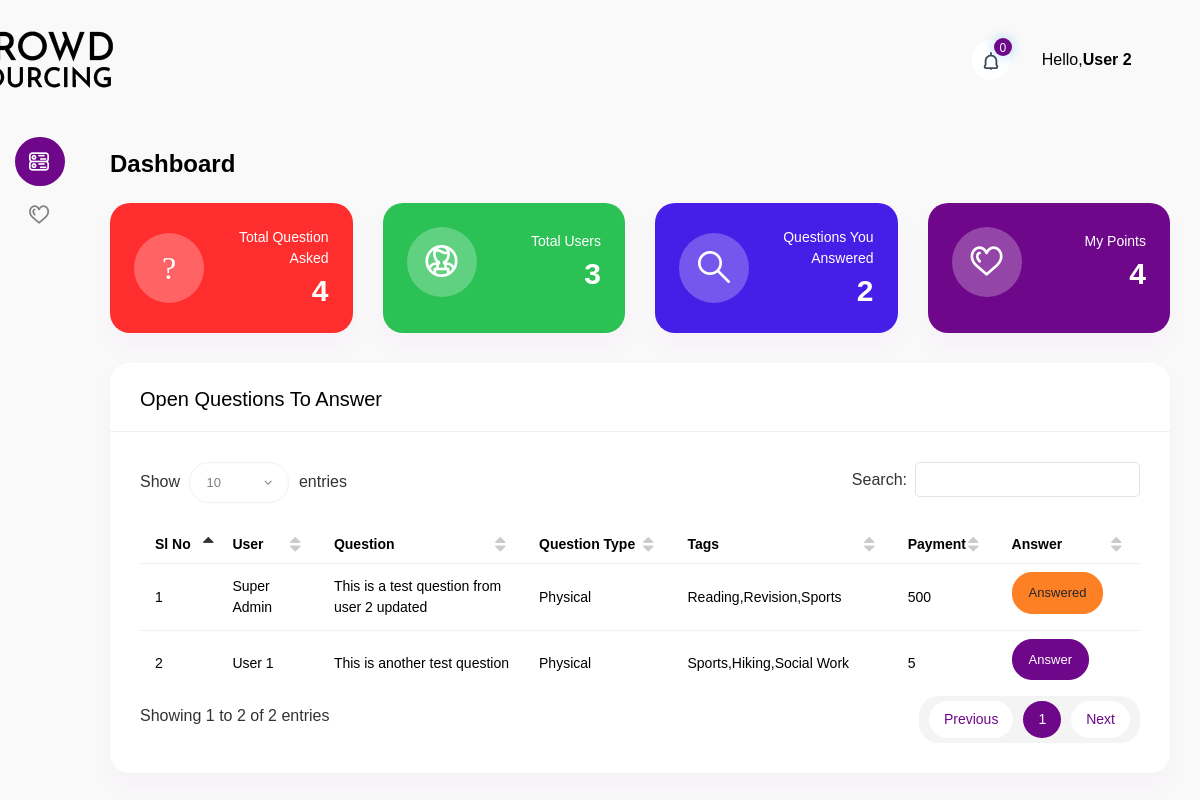
Before: /Dashboard (signed in) with the older database file.
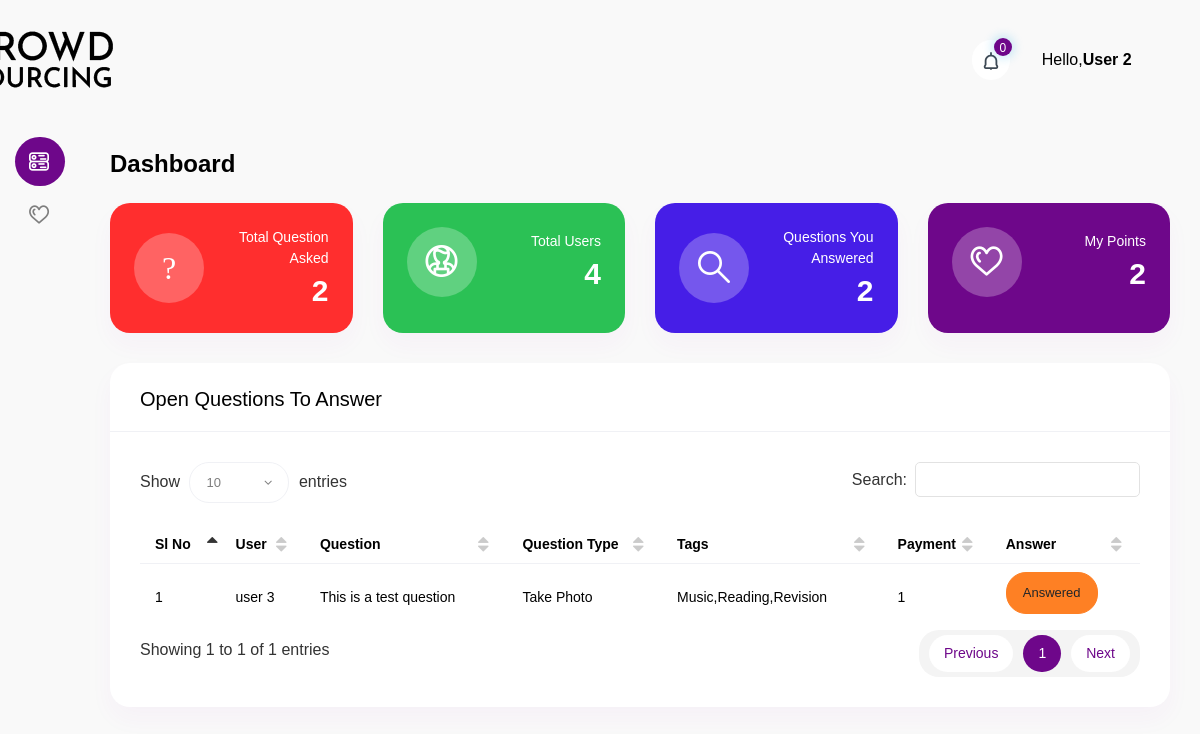
After: the same page with the newer database file.
### tables this page shows
CREATE TABLE `question` (
  `question_id` int(11) NOT NULL,
  `user_id` int(11) NOT NULL,
  `question` text NOT NULL,
  `type` varchar(255) NOT NULL,
  `tags` varchar(255) NOT NULL,
  `method` varchar(255) NOT NULL,
  `payment` int(10) NOT NULL,
  `waiting_time` varchar(255) NOT NULL,
  `inserted_at` datetime NOT NULL,
  `updated_at` datetime NOT NULL
);

CREATE TABLE `user` (
  `user_id` int(11) NOT NULL,
  `user_name` varchar(255) NOT NULL,
  `user_email` varchar(255) NOT NULL,
  `password` varchar(1000) NOT NULL,
  `college` varchar(255) NOT NULL,
  `major` varchar(255) NOT NULL,
  `hall` varchar(255) NOT NULL,
  `society` varchar(255) NOT NULL,
  `gender` varchar(255) NOT NULL,
  `age` int(10) NOT NULL,
  `indoor` varchar(255) NOT NULL,
  `outdoor` varchar(255) NOT NULL,
  `request_type` varchar(255) NOT NULL,
  `user_type` int(10) NOT NULL DEFAULT 1,
  `status` int(10) NOT NULL DEFAULT 1,
  `updated_at` datetime NOT NULL
);

CREATE TABLE `question_type` (
  `id` int(11) NOT NULL,
  `question_type` varchar(255) NOT NULL
);

### include/header.php (called while the page is built, shortened)
<?php
$user = $db_handle->runQuery("select * from user where user_id = '$userid'");
$user_type = $user[0]['user_type'];
?>
                    <?php if($user_type == '1'){
                        ?>
                                <?php
                                $notification = $db_handle->runQuery("select count(notification_id) as no from notification where user_id = '$userid' and status = '0'");
                                ?>
                                        <?php
                                        $fetch_notification = $db_handle->runQuery("select * from question,notification where notification.user_id = '$userid' and question.question_id = notification.question_id");
                                            ?>
                        <?php
                    }?>
                                <?php
                                $user = $db_handle->runQuery("select * from user where user_id = '$userid'");
                                ?>

### include/dbController.php (called while the page is built, shortened)
<?php
class DBController {
    private $host = "localhost";
    private $user = "root";
    private $password = "";
    private $database = "crowd_sourcing";
    private $conn;
    function __construct() {
        $this->conn = $this->connectDB();
    }
    function connectDB() {
        $conn = mysqli_connect($this->host,$this->user,$this->password,$this->database);
        return $conn;
    }
    function runQuery($query) {
        $result = mysqli_query($this->conn,$query);
        while($row=mysqli_fetch_assoc($result)) {
            $resultset[] = $row;
        }
        if(!empty($resultset))
            return $resultset;
    }
    function numRows($query) {
        $result  = mysqli_query($this->conn,$query);
        $rowcount = mysqli_num_rows($result);
        return $rowcount;
    }
}

### dashboard.php (the view, shortened to what the changed rows need)
<?php
require_once("include/dbController.php");
$db_handle = new DBController();
$userid = $_SESSION['userid'];
?>
<!DOCTYPE html>
<html lang="en">
<head>
    <?php include('include/css.php'); ?>
</head>
<body>
<div id="main-wrapper">
    <?php include('include/header.php'); ?>
    <div class="content-body">
        <div class="container-fluid">
            <div class="form-head mb-4">
                <h2 class="text-black font-w600 mb-0">Dashboard</h2>
            </div>
            <div class="row">
                <div class="col-xl-12">
                    <div class="row">
                        <div class="col-xl-3 col-lg-6 col-sm-6">
                            <div class="widget-stat card bg-danger">
                                <div class="card-body  p-4">
                                    <div class="media">
                                        <div class="media-body text-white text-right">
                                            <p class="mb-1">Total Question Asked</p>
                                            <?php
                                            $total_question = $db_handle->runQuery("select count('question_id') as number from question");
                                            ?>
                                            <h3 class="text-white"><?php echo $total_question[0]['number']; ?></h3>
                                        </div>
                                    </div>
                                </div>
                            </div>
                        </div>
                        <div class="col-xl-3 col-lg-6 col-sm-6">
                            <div class="widget-stat card bg-success">
                                <div class="card-body p-4">
                                    <div class="media">
                                        <div class="media-body text-white text-right">
                                            <p class="mb-1">Total Users</p>
                                            <?php
                                            $total_user = $db_handle->runQuery("select count('user_id') as number from user");
                                            ?>
                                            <h3 class="text-white"><?php echo $total_user[0]['number']; ?></h3>
                                        </div>
                                    </div>
                                </div>
                            </div>
                        </div>
                        <?php if($user_type == 1){
                            ?>
                            <div class="col-xl-3 col-lg-6 col-sm-6">
                                <div class="widget-stat card bg-info">
                                    <div class="card-body p-4">
                                        <div class="media">
									<span class="mr-3">
										<i class="flaticon-381-search-2"></i>
									</span>
                                            <div class="media-body text-white text-right">
                                                <p class="mb-1">Questions You Answered</p>
                                                <?php
                                                $answer = $db_handle->runQuery("SELECT COUNT(answer_id) as answer from answer WHERE user_id = '$userid'");
                                                ?>
                                                <h3 class="text-white"><?php echo $answer[0]['answer'];?></h3>
                                            </div>
                                        </div>
                                    </div>
                                </div>
                            </div>
                            <div class="col-xl-3 col-lg-6 col-sm-6">
                                <div class="widget-stat card bg-primary">
                                    <div class="card-body p-4">
                                        <div class="media">
									<span class="mr-3">
										<i class="flaticon-381-heart"></i>
									</span>
                                            <div class="media-body text-white text-right">
                                                <p class="mb-1">My Points</p>
                                                <?php
                                                $points = $db_handle->runQuery("SELECT SUM(points) as point FROM `answer` where user_id = '$userid'");
                                                ?>
                                                <h3 class="text-white"><?php echo $points[0]['point'];?></h3>
                                            </div>
                                        </div>
                                    </div>
                                </div>
                            </div>
                            <?php
                        } ?>
                    </div>
                </div>
                <div class="col-12">
                    <div class="card">
                        <div class="card-body">
                            <div class="table-responsive">
                                <table id="example3" class="display min-w850">
                                    <thead>
                                    <tr>
                                        <th>Sl No</th>
                                        <th>User</th>
                                        <th>Question</th>
                                        <th>Question Type</th>
                                        <th>Tags</th>
                                        <th>Payment</th>
                                        <th>Answer</th>
                                    </tr>
                                    </thead>
                                    <tbody>
                                    <?php
                                    $select_question = $db_handle->runQuery("SELECT * FROM question,question_type,user where question.method = '1' and question.user_id != '$userid' and question.type = question_type.id AND question.user_id = user.user_id order by question.question_id desc");
                                    $no_select_question = $db_handle->numRows("SELECT * FROM question,question_type,user where question.method = '1' and question.user_id != '$userid' and question.type = question_type.id AND question.user_id = user.user_id order by question.question_id desc");
                                    for($j=0;$j<$no_select_question;$j++){
                                        ?>
                                        <tr>
                                            <td><?php echo $j+1;?></td>
                                            <td><?php echo $select_question[$j]['user_name'];?></td>
                                            <td><?php echo $select_question[$j]['question'];?></td>
                                            <td><?php echo $select_question[$j]['question_type'];?></td>
                                            <td><?php echo $select_question[$j]['tags'];?></td>
                                            <td><?php echo $select_question[$j]['payment'];?></td>
                                            <td>
                                                <div class="d-flex">
                                                    <?php
                                                    $question_id = $select_question[$j]['question_id'];
                                                    $no_check_answer = $db_handle->numRows("select * from answer where user_id = '$userid' and question_id = '$question_id'");
                                                    if($no_check_answer <= 0){
                                                        ?>
                                                        <button type="button" class="btn btn-primary mb-2" data-toggle="modal" data-target="#exampleModalCenter" onclick="passVariable(<?php echo $select_question[$j]['question_id'];?>);">Answer</button>
                                                        <?php
                                                    }else{
                                                        ?>
                                                        <button type="button" class="btn btn-warning mb-2">Answered</button>
                                                        <?php
                                                    }
                                                    ?>
                                                </div>
                                            </td>
                                        </tr>
                                        <?php
                                    }
                                    ?>
                                    </tbody>
                                </table>
                            </div>
                        </div>
                    </div>
                </div>
            </div>
        </div>
    </div>
</body>
</html>

Changed rows visible on the page:
removed question: user.user_name "Super Admin", question "This is a test question from user 2 updated", question_type.question_type "Physical", tags "Reading,Revision,Sports", payment "500", shows "Answered"
no longer on this page (row edited): question: user.user_name "User 1", question "This is another test question", question_type.question_type "Physical", tags "Sports,Hiking,Social Work", payment "5"
now on this page (row edited): question: user.user_name "user 3", question "This is a test question", question_type.question_type "Take Photo", tags "Music,Reading,Revision", payment "1", shows "Answered"
Other visible differences:
$total_question[0]['number']: "4" → "2"
$total_user[0]['number']: "3" → "4"
$points[0]['point']: "4" → "2"
text written by a page script: "Show 10 entries Search: Showing 1 to 2 of 2 entries Previous 1 Next" → "Show 10 entries Search: Showing 1 to 1 of 1 entries Previous 1 Next"
